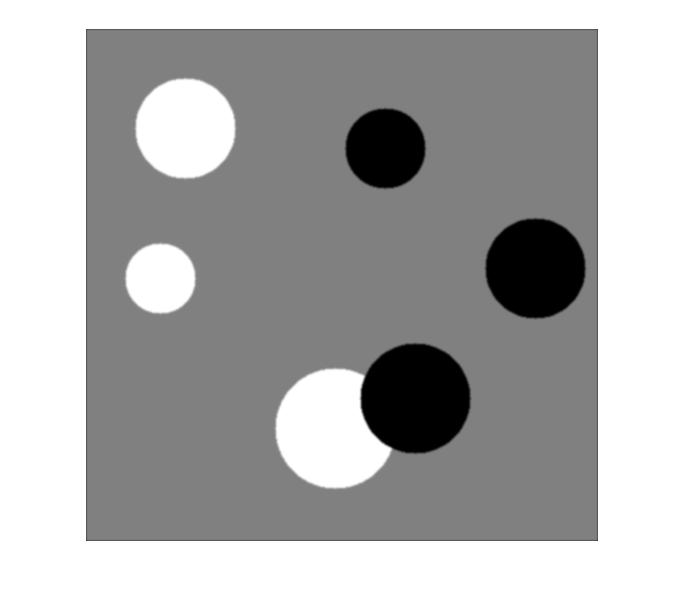
%> input picture circlesInput.jpg, 686 x 605 px
$ octave --eval "result = contrast_enhance(imread('circlesInput.jpg'));"   (GNU Octave 9; MATLAB toolbox functions it lacks are replaced by stand-ins)
%> lines starting %> are read from the running program, lines starting %| are printed output that depends on the picture
function J = contrast_enhance(I)
%This function takes a gray-scale image (I) and performs various contrast
%enhancement techniques to obtain the output image (J)
%Displays original image (I), enhanced image (J) and the corresponding histograms
%Measurements are performed for MSE and PSNR using I as a reference

I = mat2gray(I);

%Display Histogram of Original Image
figure(1)
imhist(I)
title('Histogram of Original Image')
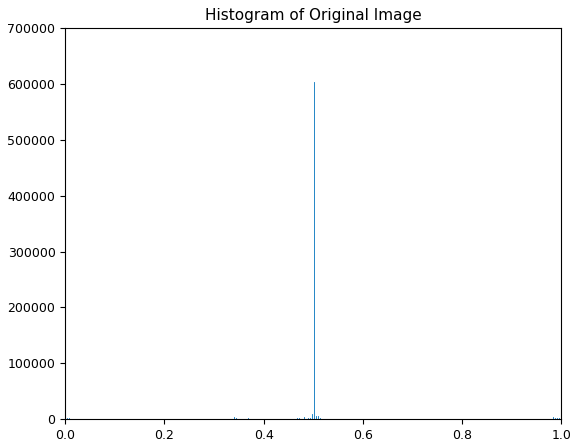
%> figure redrawn from the program's plot data; highest point at x = 0.502, y = 603621

%Display Original Image
figure(2)
imshow(I)
title('Original Image')

%Contrast Adjustment
J = imadjust(I);

%Display enhanced image
figure(3)
imshow(J)
title('Image After Contrast Enhancement')

%Noise Measurements
imadjust_mse = immse(I,J);
%> imadjust_mse = 0
imadjust_psnr = psnr(J,I);
%> imadjust_psnr = Inf

%Display histogram of enhanced image
figure(4)
imhist(J)
title('Histogram of Image After Contrast Enhancement')
%> figure, not shown here; highest point at x = 0.502, y = 603621

%Histogram Equalization
J_histeq = histeq(I,256);
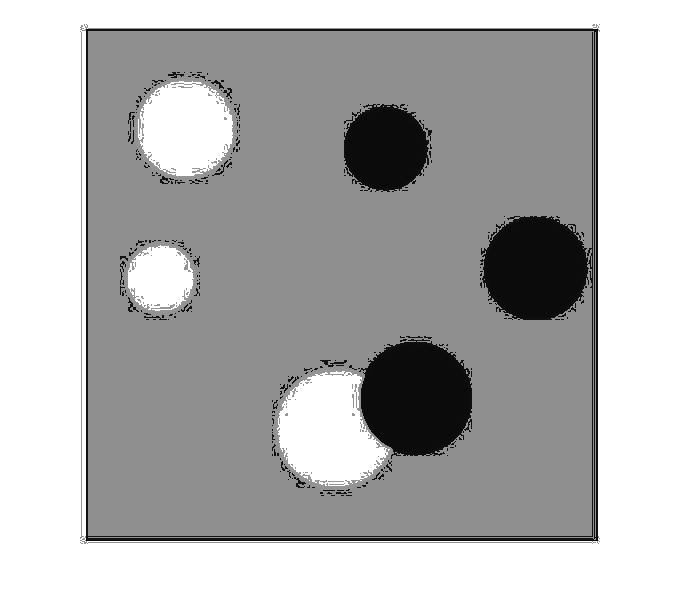
%> J_histeq: size 605x686x3 double; min 0.0431, max 1, mean 0.7

%Histogram after equalization
figure(5)
imhist(J_histeq)
title('Histogram of Image After Histogram Equalization')
%> figure, not shown here; highest point at x = 0.561, y = 603621

%Display Image after histogram equalization
figure(6)
imshow(J_histeq)
title('Image After Histogram Equalization')

%Noise Measurements
histeq_mse = immse(I,J_histeq);
%> histeq_mse = 0.00736
histeq_psnr = psnr(J_histeq,I);
%> histeq_psnr = 21.33


% [11 lines of commented-out code are left out]
%> (the run ends here)
